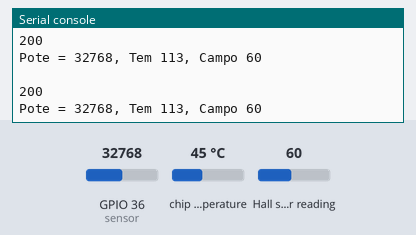
The program below on a simulated ESP32 board running MicroPython. On the bench: the last lines printed to the serial console. Inputs (shaded band) come from the test bench; at power-on: chip temperature 45 °C, GPIO 36 (sensor) = 32768, Hall sensor reading 60 (analog values on the 0–65535 scale). Web requests get an empty 200 reply after 0.4 s; the clock reads 2024-03-15 10:24:30 at power-on unless the program sets it.

Above: at 2.7 s.
2.8 s: chip temperature set to 21 °C
At 3.37 s:
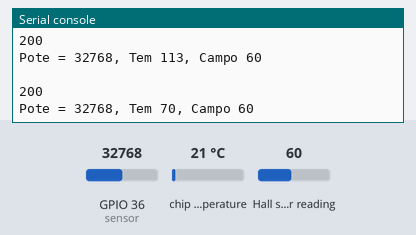
4.3 s: GPIO 36 (sensor) set to 45874
At 4.57 s:
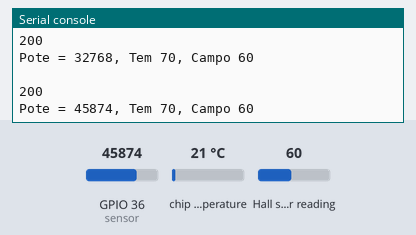
5.8 s: Hall sensor reading set to -93
At 6.17 s:
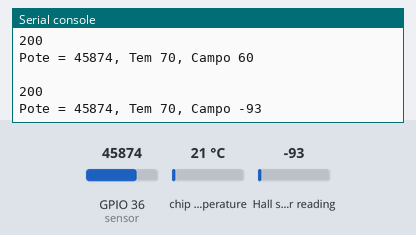
7.3 s: GPIO 36 (sensor) set to 57670
At 7.78 s:
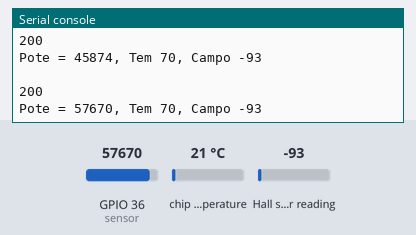
8.8 s: chip temperature set to 35 °C
At 9.38 s:
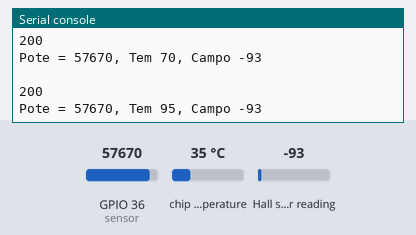
Timing chart, 0 to 11.3 s (numbered marks = the images above; inputs shaded):
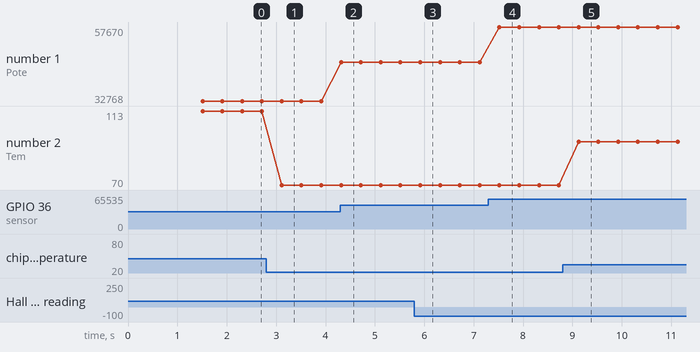

The program:

ifttt.py
```python
import network, time, urequests # wifi, tiempos, enviar datos
from machine import Pin, ADC  # utilizar pines y el potenciometro
import esp32 #utilizar sensores de la tarjeta


sensor = ADC(Pin(36))

def conectaWifi (red, password):
      global miRed
      miRed = network.WLAN(network.STA_IF)
      if not miRed.isconnected():              #Si no está conectado…
          miRed.active(True)                   #activa la interface
          miRed.connect(red, password)         #Intenta conectar con la red
          print('Conectando a la red', red +"…")
          timeout = time.time ()
          while not miRed.isconnected():           #Mientras no se conecte..
              if (time.ticks_diff (time.time (), timeout) > 10):
                  return False
      return True

if conectaWifi ("RedMiHugo", "Hupe6493"):

    print ("Conexión exitosa!")
    print('Datos de la red (IP/netmask/gw/DNS):', miRed.ifconfig())

    url = "https://maker.ifttt.com/trigger/sensor/with/key/bKDBu23LQVH1AXAhsVDQuT"

    while True:

        pot = sensor.read_u16()
        temp = esp32.raw_temperature()   # lee la Tª del microcontrolador en ºFarenheit
        hall = esp32.hall_sensor() # lee el campo magnético perpendicular al  microcontrolador


        print("Pote = {}, Tem {}, Campo {}".format (pot, temp, hall))
        respuesta = urequests.get(url+"&value1="+str(pot)+"&value2="+str(temp)+"&value="+str(hall))
        print(respuesta.text)
        print (respuesta.status_code)

else:
       print ("Imposible conectar")
       miRed.active (False)
```

Measured:
- after the input at 2.8 s, the serial console: prints a new line after 0.31 s (image 1)
- after the input at 4.3 s, the serial console: prints a new line at once (image 2)
- after the input at 5.8 s, the serial console: prints a new line after 0.12 s (image 3)
- after the input at 7.3 s, the serial console: prints a new line after 0.22 s (image 4)
- after the input at 8.8 s, the serial console: prints a new line after 0.33 s (image 5)
- plotted number 1: 32768 → 45874 after the input at 4.3 s, 45874 → 57670 after the input at 7.3 s
- plotted number 2: 113 → 70 after the input at 2.8 s, 70 → 95 after the input at 8.8 s
